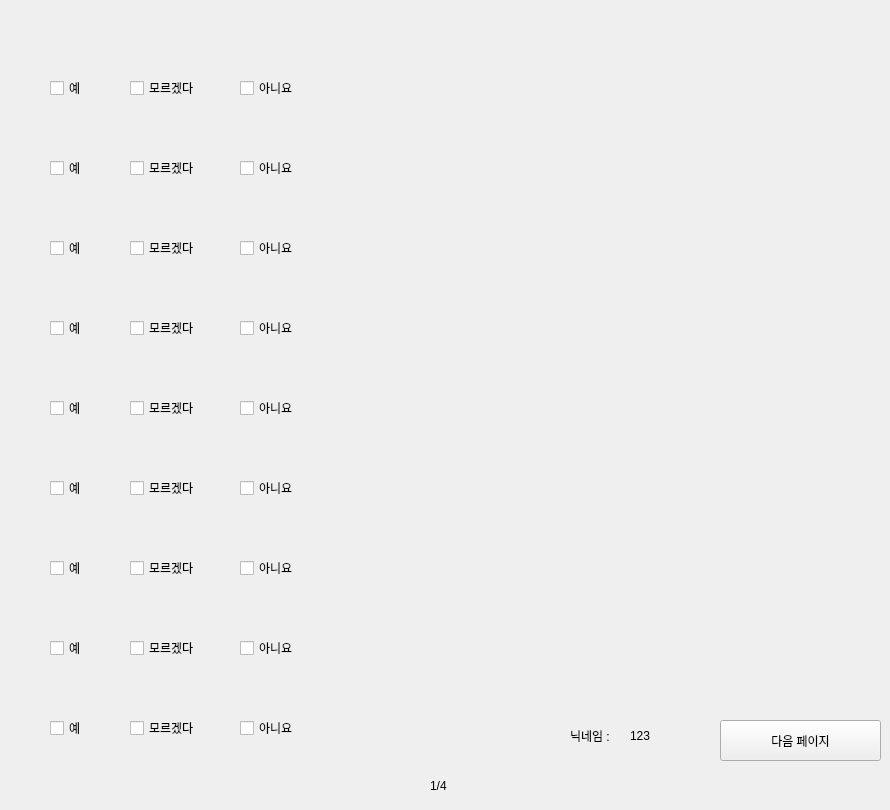
   <widget class="QWidget" name="page_2">
    <widget class="QCheckBox" name="h_1_3">
     <property name="geometry">
      <rect>
       <x>240</x>
       <y>80</y>
       <width>81</width>
       <height>16</height>
      </rect>
     </property>
     <property name="text">
      <string>아니요</string>
     </property>
     <attribute name="buttonGroup">
      <string notr="true">buttonGroup</string>
     </attribute>
    </widget>
    <widget class="QCheckBox" name="h_2_1">
     <property name="geometry">
      <rect>
       <x>50</x>
       <y>160</y>
       <width>81</width>
       <height>16</height>
      </rect>
     </property>
     <property name="text">
      <string>예</string>
     </property>
     <attribute name="buttonGroup">
      <string notr="true">buttonGroup_2</string>
     </attribute>
    </widget>
    <widget class="QCheckBox" name="h_2_3">
     <property name="geometry">
      <rect>
       <x>240</x>
       <y>160</y>
       <width>81</width>
       <height>16</height>
      </rect>
     </property>
     <property name="text">
      <string>아니요</string>
     </property>
     <attribute name="buttonGroup">
      <string notr="true">buttonGroup_2</string>
     </attribute>
    </widget>
    <widget class="QLabel" name="name_1">
     <property name="geometry">
      <rect>
       <x>630</x>
       <y>730</y>
       <width>56</width>
       <height>12</height>
      </rect>
     </property>
     <property name="text">
      <string>123</string>
     </property>
    </widget>
    <widget class="QLabel" name="label_9">
     <property name="geometry">
      <rect>
       <x>570</x>
       <y>730</y>
       <width>56</width>
       <height>12</height>
      </rect>
     </property>
     <property name="text">
      <string>닉네임 :</string>
     </property>
    </widget>
    <widget class="QCheckBox" name="h_1_2">
     <property name="geometry">
      <rect>
       <x>130</x>
       <y>80</y>
       <width>81</width>
       <height>16</height>
      </rect>
     </property>
     <property name="text">
      <string>모르겠다</string>
     </property>
     <attribute name="buttonGroup">
      <string notr="true">buttonGroup</string>
     </attribute>
    </widget>
    <widget class="QPushButton" name="next_1">
     <property name="geometry">
      <rect>
       <x>720</x>
       <y>720</y>
       <width>161</width>
       <height>41</height>
      </rect>
     </property>
     <property name="text">
      <string>다음 페이지</string>
     </property>
    </widget>
    <widget class="QCheckBox" name="h_3_3">
     <property name="geometry">
      <rect>
       <x>240</x>
       <y>240</y>
       <width>81</width>
       <height>16</height>
      </rect>
     </property>
     <property name="text">
      <string>아니요</string>
     </property>
     <attribute name="buttonGroup">
      <string notr="true">buttonGroup_3</string>
     </attribute>
    </widget>
    <widget class="QCheckBox" name="h_3_2">
     <property name="geometry">
      <rect>
       <x>130</x>
       <y>240</y>
       <width>81</width>
       <height>16</height>
      </rect>
     </property>
     <property name="text">
      <string>모르겠다</string>
     </property>
     <attribute name="buttonGroup">
      <string notr="true">buttonGroup_3</string>
     </attribute>
    </widget>
    <widget class="QCheckBox" name="h_2_2">
     <property name="geometry">
      <rect>
       <x>130</x>
       <y>160</y>
       <width>81</width>
       <height>16</height>
      </rect>
     </property>
     <property name="text">
      <string>모르겠다</string>
     </property>
     <attribute name="buttonGroup">
      <string notr="true">buttonGroup_2</string>
     </attribute>
    </widget>
    <widget class="QCheckBox" name="h_3_1">
     <property name="geometry">
      <rect>
       <x>50</x>
       <y>240</y>
       <width>81</width>
       <height>16</height>
      </rect>
     </property>
     <property name="text">
      <string>예</string>
     </property>
     <attribute name="buttonGroup">
      <string notr="true">buttonGroup_3</string>
     </attribute>
    </widget>
    <widget class="QCheckBox" name="h_1_1">
     <property name="geometry">
      <rect>
       <x>50</x>
       <y>80</y>
       <width>81</width>
       <height>16</height>
      </rect>
     </property>
     <property name="text">
      <string>예</string>
     </property>
     <attribute name="buttonGroup">
      <string notr="true">buttonGroup</string>
     </attribute>
    </widget>
    <widget class="QLabel" name="text_h_2">
     <property name="geometry">
      <rect>
       <x>40</x>
       <y>100</y>
       <width>611</width>
       <height>51</height>
      </rect>
     </property>
     <property name="text">
      <string/>
     </property>
    </widget>
    <widget class="QLabel" name="text_h_1">
     <property name="geometry">
      <rect>
       <x>40</x>
       <y>20</y>
       <width>611</width>
       <height>51</height>
      </rect>
     </property>
     <property name="text">
      <string/>
     </property>
    </widget>
    <widget class="QLabel" name="text_h_3">
     <property name="geometry">
      <rect>
       <x>40</x>
       <y>180</y>
       <width>611</width>
       <height>51</height>
      </rect>
     </property>
     <property name="text">
      <string/>
     </property>
    </widget>
    <widget class="QCheckBox" name="h_6_2">
     <property name="geometry">
      <rect>
       <x>130</x>
       <y>480</y>
       <width>81</width>
       <height>16</height>
      </rect>
     </property>
     <property name="text">
      <string>모르겠다</string>
     </property>
     <attribute name="buttonGroup">
      <string notr="true">buttonGroup_6</string>
     </attribute>
    </widget>
    <widget class="QLabel" name="text_h_5">
     <property name="geometry">
      <rect>
       <x>40</x>
       <y>340</y>
       <width>611</width>
       <height>51</height>
      </rect>
     </property>
     <property name="text">
      <string/>
     </property>
    </widget>
    <widget class="QCheckBox" name="h_5_3">
     <property name="geometry">
      <rect>
       <x>240</x>
       <y>400</y>
       <width>81</width>
       <height>16</height>
      </rect>
     </property>
     <property name="text">
      <string>아니요</string>
     </property>
     <attribute name="buttonGroup">
      <string notr="true">buttonGroup_5</string>
     </attribute>
    </widget>
    <widget class="QCheckBox" name="h_4_1">
     <property name="geometry">
      <rect>
       <x>50</x>
       <y>320</y>
       <width>81</width>
       <height>16</height>
      </rect>
     </property>
     <property name="text">
      <string>예</string>
     </property>
     <attribute name="buttonGroup">
      <string notr="true">buttonGroup_4</string>
     </attribute>
    </widget>
    <widget class="QCheckBox" name="h_5_1">
     <property name="geometry">
      <rect>
       <x>50</x>
       <y>400</y>
       <width>81</width>
       <height>16</height>
      </rect>
     </property>
     <property name="text">
      <string>예</string>
     </property>
     <attribute name="buttonGroup">
      <string notr="true">buttonGroup_5</string>
     </attribute>
    </widget>
    <widget class="QLabel" name="text_h_6">
     <property name="geometry">
      <rect>
       <x>40</x>
       <y>420</y>
       <width>611</width>
       <height>51</height>
      </rect>
     </property>
     <property name="text">
      <string/>
     </property>
    </widget>
    <widget class="QCheckBox" name="h_4_2">
     <property name="geometry">
      <rect>
       <x>130</x>
       <y>320</y>
       <width>81</width>
       <height>16</height>
      </rect>
     </property>
     <property name="text">
      <string>모르겠다</string>
     </property>
     <attribute name="buttonGroup">
      <string notr="true">buttonGroup_4</string>
     </attribute>
    </widget>
    <widget class="QCheckBox" name="h_5_2">
     <property name="geometry">
      <rect>
       <x>130</x>
       <y>400</y>
       <width>81</width>
       <height>16</height>
      </rect>
     </property>
     <property name="text">
      <string>모르겠다</string>
     </property>
     <attribute name="buttonGroup">
      <string notr="true">buttonGroup_5</string>
     </attribute>
    </widget>
    <widget class="QCheckBox" name="h_6_1">
     <property name="geometry">
      <rect>
       <x>50</x>
       <y>480</y>
       <width>81</width>
       <height>16</height>
      </rect>
     </property>
     <property name="text">
      <string>예</string>
     </property>
     <attribute name="buttonGroup">
      <string notr="true">buttonGroup_6</string>
     </attribute>
    </widget>
    <widget class="QCheckBox" name="h_6_3">
     <property name="geometry">
      <rect>
       <x>240</x>
       <y>480</y>
       <width>81</width>
       <height>16</height>
      </rect>
     </property>
     <property name="text">
      <string>아니요</string>
     </property>
     <attribute name="buttonGroup">
      <string notr="true">buttonGroup_6</string>
     </attribute>
    </widget>
    <widget class="QLabel" name="text_h_4">
     <property name="geometry">
      <rect>
       <x>40</x>
       <y>260</y>
       <width>611</width>
       <height>51</height>
      </rect>
     </property>
     <property name="text">
      <string/>
     </property>
    </widget>
    <widget class="QCheckBox" name="h_4_3">
     <property name="geometry">
      <rect>
       <x>240</x>
       <y>320</y>
       <width>81</width>
       <height>16</height>
      </rect>
     </property>
     <property name="text">
      <string>아니요</string>
     </property>
     <attribute name="buttonGroup">
      <string notr="true">buttonGroup_4</string>
     </attribute>
    </widget>
    <widget class="QCheckBox" name="h_8_3">
     <property name="geometry">
      <rect>
       <x>240</x>
       <y>640</y>
       <width>81</width>
       <height>16</height>
      </rect>
     </property>
     <property name="text">
      <string>아니요</string>
     </property>
     <attribute name="buttonGroup">
      <string notr="true">buttonGroup_8</string>
     </attribute>
    </widget>
    <widget class="QCheckBox" name="h_8_2">
     <property name="geometry">
      <rect>
       <x>130</x>
       <y>640</y>
       <width>81</width>
       <height>16</height>
      </rect>
     </property>
     <property name="text">
      <string>모르겠다</string>
     </property>
     <attribute name="buttonGroup">
      <string notr="true">buttonGroup_8</string>
     </attribute>
    </widget>
    <widget class="QCheckBox" name="h_7_3">
     <property name="geometry">
      <rect>
       <x>240</x>
       <y>560</y>
       <width>81</width>
       <height>16</height>
      </rect>
     </property>
     <property name="text">
      <string>아니요</string>
     </property>
     <attribute name="buttonGroup">
      <string notr="true">buttonGroup_7</string>
     </attribute>
    </widget>
    <widget class="QCheckBox" name="h_9_2">
     <property name="geometry">
      <rect>
       <x>130</x>
       <y>720</y>
       <width>81</width>
       <height>16</height>
      </rect>
     </property>
     <property name="text">
      <string>모르겠다</string>
     </property>
     <attribute name="buttonGroup">
      <string notr="true">buttonGroup_9</string>
     </attribute>
    </widget>
    <widget class="QCheckBox" name="h_9_1">
     <property name="geometry">
      <rect>
       <x>50</x>
       <y>720</y>
       <width>81</width>
       <height>16</height>
      </rect>
     </property>
     <property name="text">
      <string>예</string>
     </property>
     <attribute name="buttonGroup">
      <string notr="true">buttonGroup_9</string>
     </attribute>
    </widget>
    <widget class="QCheckBox" name="h_8_1">
     <property name="geometry">
      <rect>
       <x>50</x>
       <y>640</y>
       <width>81</width>
       <height>16</height>
      </rect>
     </property>
     <property name="text">
      <string>예</string>
     </property>
     <attribute name="buttonGroup">
      <string notr="true">buttonGroup_8</string>
     </attribute>
    </widget>
    <widget class="QLabel" name="text_h_9">
     <property name="geometry">
      <rect>
       <x>40</x>
       <y>660</y>
       <width>611</width>
       <height>51</height>
      </rect>
     </property>
     <property name="text">
      <string/>
     </property>
    </widget>
    <widget class="QLabel" name="text_h_8">
     <property name="geometry">
      <rect>
       <x>40</x>
       <y>580</y>
       <width>611</width>
       <height>51</height>
      </rect>
     </property>
     <property name="text">
      <string/>
     </property>
    </widget>
    <widget class="QCheckBox" name="h_7_1">
     <property name="geometry">
      <rect>
       <x>50</x>
       <y>560</y>
       <width>81</width>
       <height>16</height>
      </rect>
     </property>
     <property name="text">
      <string>예</string>
     </property>
     <attribute name="buttonGroup">
      <string notr="true">buttonGroup_7</string>
     </attribute>
    </widget>
    <widget class="QCheckBox" name="h_9_3">
     <property name="geometry">
      <rect>
       <x>240</x>
       <y>720</y>
       <width>81</width>
       <height>16</height>
      </rect>
     </property>
     <property name="text">
      <string>아니요</string>
     </property>
     <attribute name="buttonGroup">
      <string notr="true">buttonGroup_9</string>
     </attribute>
    </widget>
    <widget class="QLabel" name="text_h_7">
     <property name="geometry">
      <rect>
       <x>40</x>
       <y>500</y>
       <width>611</width>
       <height>51</height>
      </rect>
     </property>
     <property name="text">
      <string/>
     </property>
    </widget>
    <widget class="QCheckBox" name="h_7_2">
     <property name="geometry">
      <rect>
       <x>130</x>
       <y>560</y>
       <width>81</width>
       <height>16</height>
      </rect>
     </property>
     <property name="text">
      <string>모르겠다</string>
     </property>
     <attribute name="buttonGroup">
      <string notr="true">buttonGroup_7</string>
     </attribute>
    </widget>
    <widget class="QLabel" name="label_4">
     <property name="geometry">
      <rect>
       <x>430</x>
       <y>770</y>
       <width>91</width>
       <height>31</height>
      </rect>
     </property>
     <property name="text">
      <string>1/4</string>
     </property>
    </widget>
   </widget>
